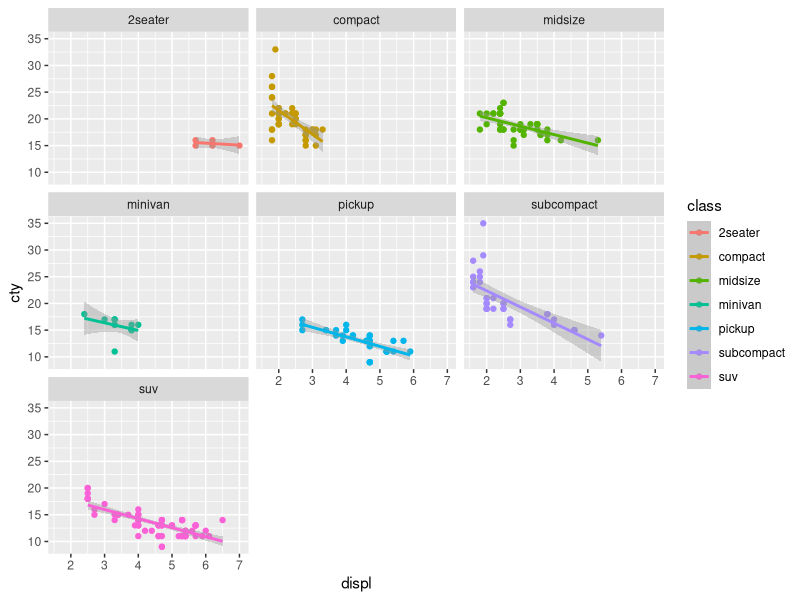

Reproduce this figure in R.
library(ggplot2)
library(dplyr)
library(purrr)

ggplot(mpg,aes(x=displ,y=cty,colour=class))+
  geom_point()+
  geom_smooth(method="lm")+
  facet_wrap(~class)

mpg_l <- mpg %>% 
          group_by(class) %>%
          group_split() %>%
          map_df(~{
            mod <- lm(cty~displ,data=.)
            Intercept <- coef(mod)[1]
            Slope <- coef(mod)[2]
            tibble(Class=first(.$class),
                   NObs=nrow(.),
                   Intercept=Intercept,
                   Slope=Slope)
            })


